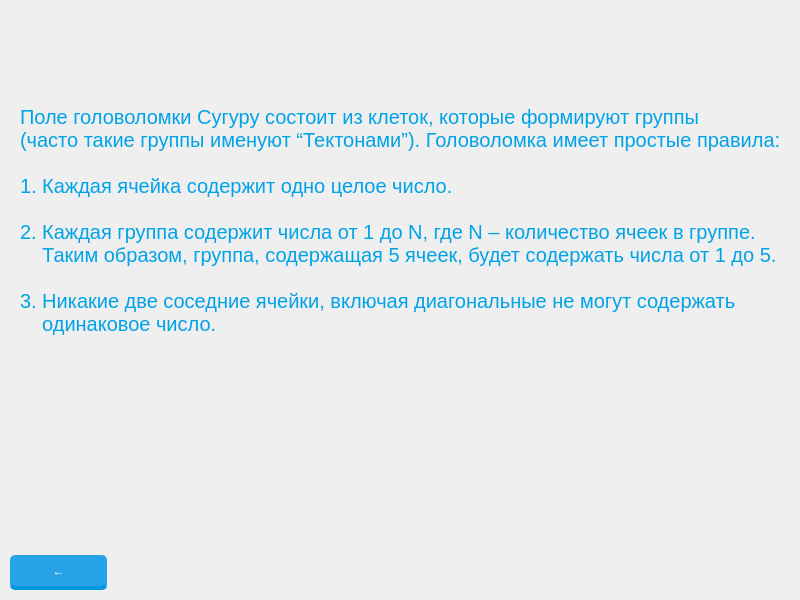
<?xml version="1.0" encoding="UTF-8"?>
<ui version="4.0">
 <class>RulesWindowClass</class>
 <widget class="QWidget" name="RulesWindowClass">
  <property name="geometry">
   <rect>
    <x>0</x>
    <y>0</y>
    <width>800</width>
    <height>600</height>
   </rect>
  </property>
  <property name="windowTitle">
   <string>RulesWindow</string>
  </property>
  <widget class="QPushButton" name="mainWindow">
   <property name="geometry">
    <rect>
     <x>10</x>
     <y>550</y>
     <width>100</width>
     <height>40</height>
    </rect>
   </property>
   <property name="styleSheet">
    <string notr="true">float:right;
font: 32pt &quot;MS Shell Dlg 2&quot;;
margin-right: 3%;
margin-top: 5px;
border-radius: 5px;
 -moz-border-radius: 5px;
-webkit-border-radius: 5px;
 padding: 5px 9px;
font-size: 1.2em;
background-color: rgba(40, 162, 232, 1);
text-shadow: #454545 0 0 2px;
border-bottom: 4px solid rgba(0, 152, 224, 1);
 color: white;
font-family: 'Roboto Slab', serif;</string>
   </property>
   <property name="text">
    <string>←</string>
   </property>
  </widget>
  <widget class="QLabel" name="label_2">
   <property name="geometry">
    <rect>
     <x>20</x>
     <y>60</y>
     <width>781</width>
     <height>321</height>
    </rect>
   </property>
   <property name="palette">
    <palette>
     <active>
      <colorrole role="WindowText">
       <brush brushstyle="SolidPattern">
        <color alpha="255">
         <red>0</red>
         <green>162</green>
         <blue>232</blue>
        </color>
       </brush>
      </colorrole>
     </active>
     <inactive>
      <colorrole role="WindowText">
       <brush brushstyle="SolidPattern">
        <color alpha="255">
         <red>0</red>
         <green>162</green>
         <blue>232</blue>
        </color>
       </brush>
      </colorrole>
     </inactive>
     <disabled>
      <colorrole role="WindowText">
       <brush brushstyle="SolidPattern">
        <color alpha="255">
         <red>120</red>
         <green>120</green>
         <blue>120</blue>
        </color>
       </brush>
      </colorrole>
     </disabled>
    </palette>
   </property>
   <property name="font">
    <font>
     <pointsize>15</pointsize>
     <kerning>true</kerning>
    </font>
   </property>
   <property name="text">
    <string>Поле головоломки Сугуру состоит из клеток, которые формируют группы
(часто такие группы именуют “Тектонами”). Головоломка имеет простые правила: 

1. Каждая ячейка содержит одно целое число. 

2. Каждая группа содержит числа от 1 до N, где N – количество ячеек в группе. 
    Таким образом, группа, содержащая 5 ячеек, будет содержать числа от 1 до 5.

3. Никакие две соседние ячейки, включая диагональные не могут содержать 
    одинаковое число.</string>
   </property>
   <property name="textFormat">
    <enum>Qt::AutoText</enum>
   </property>
  </widget>
 </widget>
 <layoutdefault spacing="6" margin="11"/>
 <resources/>
 <connections>
  <connection>
   <sender>mainWindow</sender>
   <signal>clicked()</signal>
   <receiver>RulesWindowClass</receiver>
   <slot>slotShowMainWindow()</slot>
   <hints>
    <hint type="sourcelabel">
     <x>66</x>
     <y>565</y>
    </hint>
    <hint type="destinationlabel">
     <x>263</x>
     <y>297</y>
    </hint>
   </hints>
  </connection>
 </connections>
 <slots>
  <slot>mainWindowButton()</slot>
  <slot>slotShowMainWindow()</slot>
 </slots>
</ui>
